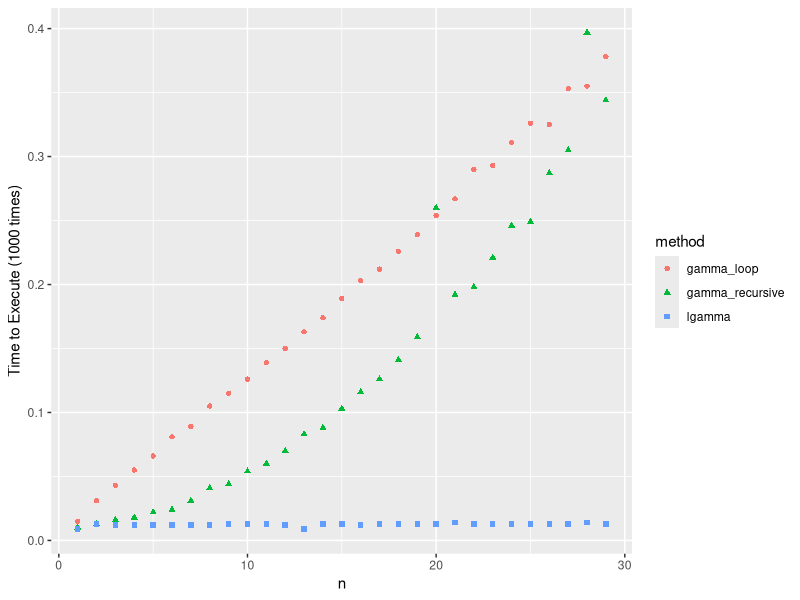

Generate this figure with R:
## ---- chunk 1
# Assignment 1: http://cse6242.gatech.edu/fall-2017/hw1/
# To compile R Markdown in terminal run: Rscript -e "rmarkdown::render('hw1.Rmd', clean=TRUE)"
# To create zip file: zip hw1.zip hw1.Rmd hw1_report.pdf

require(ggplot2)
require(rmarkdown)

options(expressions=500000)
## ---- chunk 2
get_familiar_with_r <- function(){
	#' This function is for the first part of assignment 1
	#' Run some code examples and observe results
	#' Briefly describe one insight you learned about R in your observations
	#' Illustrate with a sample code snippet and observed output

	# Hello World in R
	print('hello world')

	# Display data sets in ggplot 2 library
	# print(data(package = 'ggplot2'))

	# Working with factors
	current.season = factor('summer',
			  levels = c('summer', 'fall', 'winter', 'spring'),
			  ordered = TRUE) # Ordered factor
	print(current.season)
	print(levels(current.season))

	print('goodbye world')
}
get_familiar_with_r()
## ---- chunk 3
log_gamma_loop <- function(n){
	#' Computes and returns the natural logarithm of the gamma value of a positive integer
	#' using an iterative loop
	#' log gamma is defined as ln((n-1)!) = ln(n-1) + ln(n-2) + ... + ln(1)

	sum = 0
	for (i in seq(n - 1, 1, by = -1)) {
		sum = sum + log(i)
	}
	return(sum)
}
log_gamma_loop(5)
## ---- chunk 4
log_gamma_recursive <- function(n){
	#' Computers and returns the natural logarith mof the gamma value of a positive integer
	#' using recursion
	#' log gamma is defined as ln((n-1)!) = ln(n-1) + ln(n-2) + ... + ln(1)

	# Can stop at n == 2 since n-1 = 1 and log(1) equals 0
	if (n == 2){
		return(0)
	} else {
		sum = log(n - 1) + log_gamma_recursive(n - 1)
		return(sum)
	}
}
log_gamma_recursive(5)
## ---- chunk 5
sum_log_gamma_loop <- function(n){
	#' Uses log_gamma_loop defined above to sum the log Gamma results over
	#' the range 1 to n
	sum = 0

	# Start at 2 because log(1 - 1) is undefined
	for (i in seq(2, n, by=1)) {
		sum = sum + log_gamma_loop(i)
	}
	return(sum)
}


sum_log_gamma_recursive <- function(n){
	#' Uses log_gamma_recursive defined above to sum the log Gamma results over
	#' the range 1 to n
	sum = 0

	# Start at 2 because log(1 - 1) is undefined
	for (i in seq(2, n, by=1)) {
		sum = sum + log_gamma_recursive(i)
	}
	return(sum)
}

sum_log_gamma_loop(5)
sum_log_gamma_recursive(5)
## ---- chunk 6
sum_lgamma <- function(n){
	#' Uses built in R function lgamma(n) to sum the log Gamma results over the
	#' range 1 to n
	sum = 0

	# Start at 2 because log(1 - 1) is undefined
	for (i in seq(2, n, by=1)) {
		sum = sum + lgamma(i)
	}
	return(sum)
}
sum_lgamma(5)
## ---- chunk 7
make_comparisons <- function(n) {
	#' Compare the execution times of the three implementations of finding the
	#' sum of log gamma defined above
	#' Replicate num_runs times for better consistency

	num_runs = 1000

	gamma_loop = vector('numeric', n - 1)
	gamma_recursive = vector('numeric', n - 1)
	lgamma = vector('numeric', n - 1)
	for (i in seq(2, n, by=1)){
		gamma_loop[i - 1] = system.time(replicate(num_runs, sum_log_gamma_loop(i)))[1]
		gamma_recursive[i - 1] = system.time(replicate(num_runs, sum_log_gamma_recursive(i)))[1]
		lgamma[i - 1] = system.time(replicate(num_runs, sum_lgamma(i)))[1]
	}

	index = c(seq(1, n-1), seq(1, n-1), seq(1, n-1))
	times = c(gamma_loop, gamma_recursive, lgamma)
	method = c(rep('gamma_loop', n-1), rep('gamma_recursive', n-1), rep('lgamma', n-1))

	# To plot: https://stackoverflow.com/questions/13837565/how-to-plot-one-variable-in-ggplot
	df = data.frame(index=index, times=times, method=method)
	ggplot(df, aes(x=index, y=times)) + 
		geom_point(aes(color=method, shape=method, group=method)) +
		xlab('n') + 
		ylab('Time to Execute (1000 times)')
}


make_comparisons(30)
